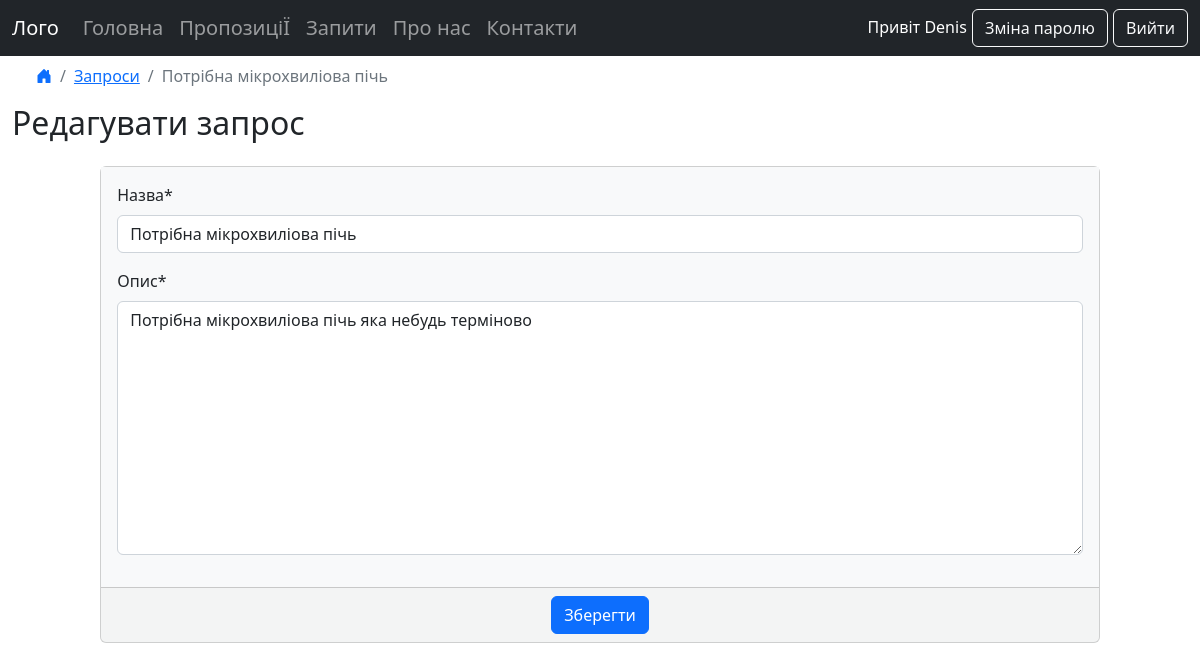
Screenshot of /requests/requests/1/edit/ (signed in) with the database file from the repository.
### accounts/models.py (models this page shows)
class CustomUser(AbstractUser):
    phone = models.CharField(max_length=15)

### requests/models.py (models this page shows, shortened)
class Requests(models.Model):
    title = models.CharField(max_length=255)
    body = models.TextField('Опис', max_length=255)
    location = models.TextField(blank=True)
    date = models.DateTimeField(auto_now_add=True)
    author = models.ForeignKey(
        'accounts.CustomUser',
        on_delete=models.CASCADE,
    )

### requests/views.py (the view)
# urls.py: path("requests/<int:pk>/edit/", RequestsUpdateView.as_view(), name="requests_edit"),
class RequestsUpdateView(LoginRequiredMixin, UserPassesTestMixin, UpdateView):
    model = Requests
    form_class = UpdateRequestsForm
    template_name = "requests_edit.html"
    def test_func(self):
        obj = self.get_object()
        return obj.author == self.request.user

### requests/forms.py
class UpdateRequestsForm(forms.ModelForm):
    title = forms.CharField(label='Назва', min_length=10)
    body = forms.Textarea()
    class Meta:
        model = Requests
        fields = ['title', 'body']

### templates/requests_edit.html (shortened to what this page needs)
{% extends "base.html" %}
{% load crispy_forms_tags %}
{% block content %}
<ul class="breadcrumb ms-4">
    <li class="breadcrumb-item"><a href="{% url 'home' %}"><i class="bi bi-house-door-fill"></i></a></li>
    <li class="breadcrumb-item"><a href="{% url 'requests_list' %}">Запроси</a></li>
    <li class="breadcrumb-item active">{{ requests.title }}</li>
</ul>
<h2>Редагувати запрос</h2>
<form action="" method="post">
    <div class="card mt-4 card-edit bg-light bg-opacity-50 mx-auto" style="max-width: 85%;">
        <div class="card-body bg-light">
            {{ form|crispy }}
        </div>
        <div class="card-footer text-center text-muted">
            <input class= "btn btn-primary" type="submit" value="Зберегти">
        </div>
    </div>
</form>
{% endblock content %}

### templates/base.html (shortened to what this page needs)
{% load static %}
<!DOCTYPE html>
<html lang="uk">
<head>
    <link rel="stylesheet" href="https://cdn.jsdelivr.net/npm/bootstrap@5.2.0/dist/css/bootstrap.min.css">
    <link rel="stylesheet" href="https://cdn.jsdelivr.net/npm/bootstrap-icons@1.9.1/font/bootstrap-icons.css">
</head>
<body>
    <div>
        <nav class="navbar navbar-expand-md navbar-dark bg-dark h5">
            <div class="container-fluid">
                <a class="navbar-brand" href="{% url 'home' %}">Лого</a>
                <div class="collapse navbar-collapse" id="collapsibleNavbar">
                    <ul class="navbar-nav">
                        <li class="nav-item">
                            <a class="nav-link" href="{% url 'home' %}">Головна</a>
                        </li>
                        <li class="nav-item">
                            <a class="nav-link" href="{% url 'offers_list' %}">ПропозиціЇ</a>
                        </li>
                        <li class="nav-item">
                            <a class="nav-link" href="{% url 'requests_list' %}">Запити</a>
                        </li>
                        <li class="nav-item">
                            <a class="nav-link" href="{% url 'about' %}">Про нас</a>
                        </li>
                        <li class="nav-item">
                            <a class="nav-link" href="{% url 'contacts' %}">Контакти</a>
                        </li>
                    </ul>
                    <div class="navbar-collapse justify-content-end">
                        <ul class="navbar-nav">
                            <li class="nav-item">
                                {% if user.is_authenticated %}
                                <span class="text-white h6">Привіт {{ user.first_name }}</span>
                                    <a class="btn btn-outline-light" href="{% url 'changepassword' %}">Зміна паролю</a>
                                    <a class="btn btn-outline-light" href="{% url 'logout' %}">Вийти</a>
                                {% else %}
                                    <a class="btn btn-outline-light" href="{% url 'login' %}">Вхід</a>
                                    <a class="btn btn-outline-light" href="{% url 'signup' %}">Реєстрація</a>
                                {% endif %}
                            </li>
                        </ul>
                    </div>
                </div>
            </div>
        </nav>
    </div>
    <div class="container-fluid">
        {% block content %}
        {% endblock content %}
    </div>
</body>
</html>

### rows the page displays
CustomUser: first_name "Denis"
Requests: title "Потрібна мікрохвиліова пічь", body "Потрібна мікрохвиліова пічь яка небудь терміново"
